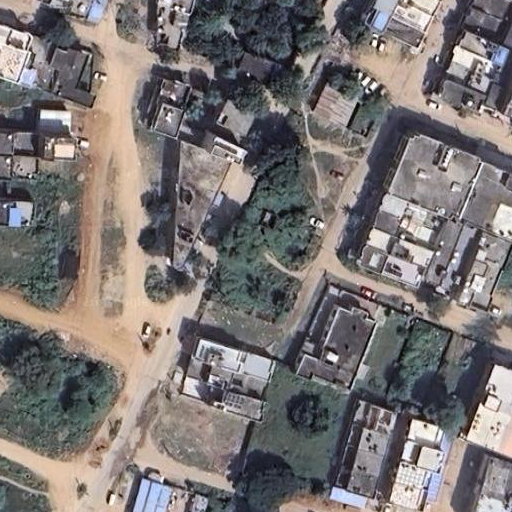
#> input picture labelling/r12_batch1/sealed/images/map67_1-1_000000_003584.png, 512 x 512 px, given as the content of the folder bdappv/bdappv/google/img, which was not available
$ python prep_bdappv.py
#> lines starting #> are read from the running program, lines starting #| are printed output that depends on the picture; after the words box and inside, x2 and y2 are one past the last pixel; in counts of white or black regions, pixels touching at a corner belong together; pictures that were not available may be replaced by others from this repository, and a replacement may not be noted
"""
prep_bdappv.py — Prepare BDAPPV solar panel dataset for training.

BDAPPV structure (after unzip):
    bdappv/
      google/
        img/   ← aerial images (~400x400px, Google Maps source)
        mask/  ← binary masks (255=solar panel, 0=background)
      ign/
        img/   ← aerial images (IGN source, higher res)
        mask/
      metadata.csv

This script:
  1. Reads images + masks from google/ and optionally ign/
  2. Checks mask format (0/1 vs 0/255) and stats
  3. Resizes to 400x400 or 512x512 (configurable)
  4. Splits into train/val/test (default 80/10/10)
  5. Writes to:
       bdappv_crops/
         train/images/  train/masks/
         val/images/    val/masks/
         test/images/   test/masks/

Usage:
    python prep_bdappv.py \
        --src_dir /workspace/bdappv/bdappv \
        --out_dir /workspace/bdappv_crops \
        --sources google ign \
        --size 400 \
        --val_frac 0.1 --test_frac 0.1
"""

import argparse
import random
import shutil
from pathlib import Path

import cv2
import numpy as np
from tqdm import tqdm


def check_dataset(src_dir: Path, sources: list):
    """Print dataset stats before processing."""
    print("\n── Dataset scan ──────────────────────────────────")
    total = 0
    for src in sources:
        img_dir  = src_dir / src / "img"
        mask_dir = src_dir / src / "mask"
        imgs  = sorted(img_dir.glob("*.png")) + sorted(img_dir.glob("*.jpg"))
        masks = sorted(mask_dir.glob("*.png")) + sorted(mask_dir.glob("*.jpg"))
        print(f"  {src}: {len(imgs)} images, {len(masks)} masks")
        if imgs:
            sample = cv2.imread(str(imgs[0]))
#> sample is the input picture: shape (512, 512, 3); mean B, G, R 115.6, 116.5, 122
            print(f"    sample size : {sample.shape[1]}×{sample.shape[0]}px")
#|     sample size : 512×512px
        if masks:
            m = cv2.imread(str(masks[0]), cv2.IMREAD_GRAYSCALE)
            print(f"    mask values : min={m.min()} max={m.max()} "
                  f"unique={np.unique(m).tolist()}")
            pos_frac = (m > 0).mean()
            print(f"    panel frac  : {pos_frac:.3%} of pixels")
        total += len(imgs)
    print(f"  Total: {total} images")
    print("──────────────────────────────────────────────────\n")


def collect_pairs(src_dir: Path, sources: list):
    """Return list of (img_path, mask_path) pairs."""
    pairs = []
    for src in sources:
        img_dir  = src_dir / src / "img"
        mask_dir = src_dir / src / "mask"

        for ext in ["*.png", "*.jpg", "*.jpeg"]:
            for img_path in sorted(img_dir.glob(ext)):
                # mask may have same name or different extension
                mask_path = mask_dir / img_path.name
                if not mask_path.exists():
                    # try .png fallback
                    mask_path = mask_dir / (img_path.stem + ".png")
                if mask_path.exists():
                    pairs.append((img_path, mask_path, src))
                else:
                    print(f"  [warn] no mask for {img_path.name}, skipping")
    return pairs


def process_and_save(pairs, out_dir: Path, split: str, size: int,
                     min_panel_frac: float = 0.001):
    """
    Resize and save images + masks for one split.
    Skips images with no panel pixels (background-only crops).
    Returns count of saved and skipped.
    """
#> called with split = 'train', size = 400, min_panel_frac = 0.001
    img_out  = out_dir / split / "images"
    mask_out = out_dir / split / "masks"
    img_out.mkdir(parents=True, exist_ok=True)
    mask_out.mkdir(parents=True, exist_ok=True)

    saved = skipped = 0

    for img_path, mask_path, src in tqdm(pairs, desc=f"  {split:5s}"):
        img  = cv2.cvtColor(cv2.imread(str(img_path)), cv2.COLOR_BGR2RGB)
        mask = cv2.imread(str(mask_path), cv2.IMREAD_GRAYSCALE)
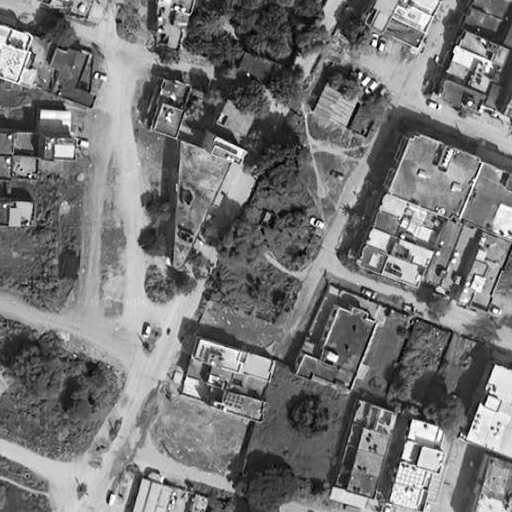
#> mask: shape (512, 512); min 0, max 255, mean 117.5

        if mask is None or img is None:
            skipped += 1
            continue

        # Normalise mask to 0/255
        if mask.max() <= 1:
            mask = (mask * 255).astype(np.uint8)
        else:
            mask = (mask > 127).astype(np.uint8) * 255
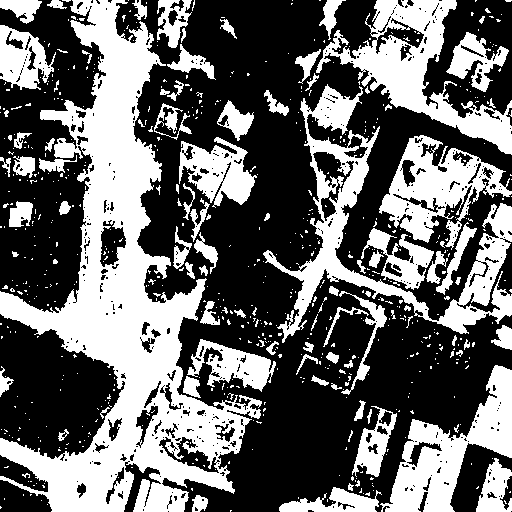
#> mask: shape (512, 512); 40.7% white; 683 white regions (591 under 20 px), largest, box (x1, y1, x2, y2) and area: (0, 0, 262, 512) 44005, (263, 84, 512, 343) 11529, (316, 0, 512, 155) 9053

        # Skip background-only crops
        if (mask > 0).mean() < min_panel_frac:
            skipped += 1
            continue

        # Resize if needed
        h, w = img.shape[:2]
#> h = 512; w = 512
        if h != size or w != size:
            img  = cv2.resize(img,  (size, size), interpolation=cv2.INTER_LINEAR)
#> img: shape (400, 400, 3)
            mask = cv2.resize(mask, (size, size), interpolation=cv2.INTER_NEAREST)
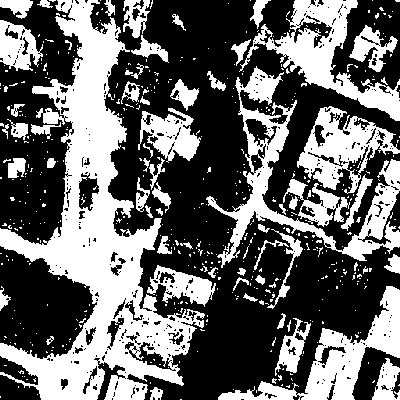
#> mask: shape (400, 400); 40.6% white; 544 white regions (479 under 20 px), largest, box (x1, y1, x2, y2) and area: (0, 0, 205, 400) 27085, (206, 66, 400, 268) 6992, (239, 0, 400, 121) 5553

        stem = f"{src}_{img_path.stem}"
        cv2.imwrite(str(img_out  / f"{stem}.png"),
                    cv2.cvtColor(img, cv2.COLOR_RGB2BGR))
        cv2.imwrite(str(mask_out / f"{stem}.png"), mask)
        saved += 1

    return saved, skipped


def main(args):
    src_dir = Path(args.src_dir)
    out_dir = Path(args.out_dir)

    check_dataset(src_dir, args.sources)

    print("Collecting image-mask pairs ...")
    pairs = collect_pairs(src_dir, args.sources)
    print(f"Found {len(pairs)} valid pairs\n")

    if not pairs:
        raise SystemExit("No pairs found — check --src_dir and --sources")

    # Shuffle with fixed seed for reproducibility
    random.seed(42)
    random.shuffle(pairs)

    n       = len(pairs)
    n_test  = int(n * args.test_frac)
    n_val   = int(n * args.val_frac)
    n_train = n - n_val - n_test

    train_pairs = pairs[:n_train]
    val_pairs   = pairs[n_train:n_train + n_val]
    test_pairs  = pairs[n_train + n_val:]

    print(f"Split: train={len(train_pairs)} | val={len(val_pairs)} | test={len(test_pairs)}")
    print(f"Resize: {args.size}×{args.size}px")
    print(f"Min panel fraction: {args.min_panel_frac:.3%}\n")

    print("Processing ...")
    tr_saved, tr_skip = process_and_save(train_pairs, out_dir, "train",
                                          args.size, args.min_panel_frac)
    va_saved, va_skip = process_and_save(val_pairs,   out_dir, "val",
                                          args.size, args.min_panel_frac)
    te_saved, te_skip = process_and_save(test_pairs,  out_dir, "test",
                                          args.size, args.min_panel_frac)

    print(f"\n── Done ─────────────────────────────────────────")
    print(f"  train : {tr_saved} saved, {tr_skip} skipped")
    print(f"  val   : {va_saved} saved, {va_skip} skipped")
    print(f"  test  : {te_saved} saved, {te_skip} skipped")
    print(f"  total : {tr_saved+va_saved+te_saved} crops")
    print(f"  output: {out_dir}")
    print(f"─────────────────────────────────────────────────\n")
    print("Next step:")
    print(f"  python train.py \\")
    print(f"    --train_dir {out_dir}/train \\")
    print(f"    --val_dir   {out_dir}/val \\")
    print(f"    --ckpt_dir  /workspace/checkpoints_pv \\")
    print(f"    --arch unet --encoder resnet34 \\")
    print(f"    --epochs 100 --batch_size 16 --workers 2 \\")
    print(f"    --simulate_low_res")


def parse_args():
    p = argparse.ArgumentParser(
        description="Prepare BDAPPV solar panel dataset for UNet training")
    p.add_argument("--src_dir",   default="./bdappv/bdappv",
                   help="Path to bdappv root (contains google/ and ign/)")
    p.add_argument("--out_dir",   default="./bdappv_crops",
                   help="Output directory for train/val/test splits")
    p.add_argument("--sources",   nargs="+", default=["google", "ign"],
                   choices=["google", "ign"],
                   help="Which sources to include (default: both)")
    p.add_argument("--size",      type=int, default=400,
                   help="Output image size in pixels (400 keeps original, 512 matches AIRS)")
    p.add_argument("--val_frac",  type=float, default=0.1)
    p.add_argument("--test_frac", type=float, default=0.1)
    p.add_argument("--min_panel_frac", type=float, default=0.001,
                   help="Skip crops where panel pixels < this fraction (removes background noise)")
    return p.parse_args()


if __name__ == "__main__":
    main(parse_args())
